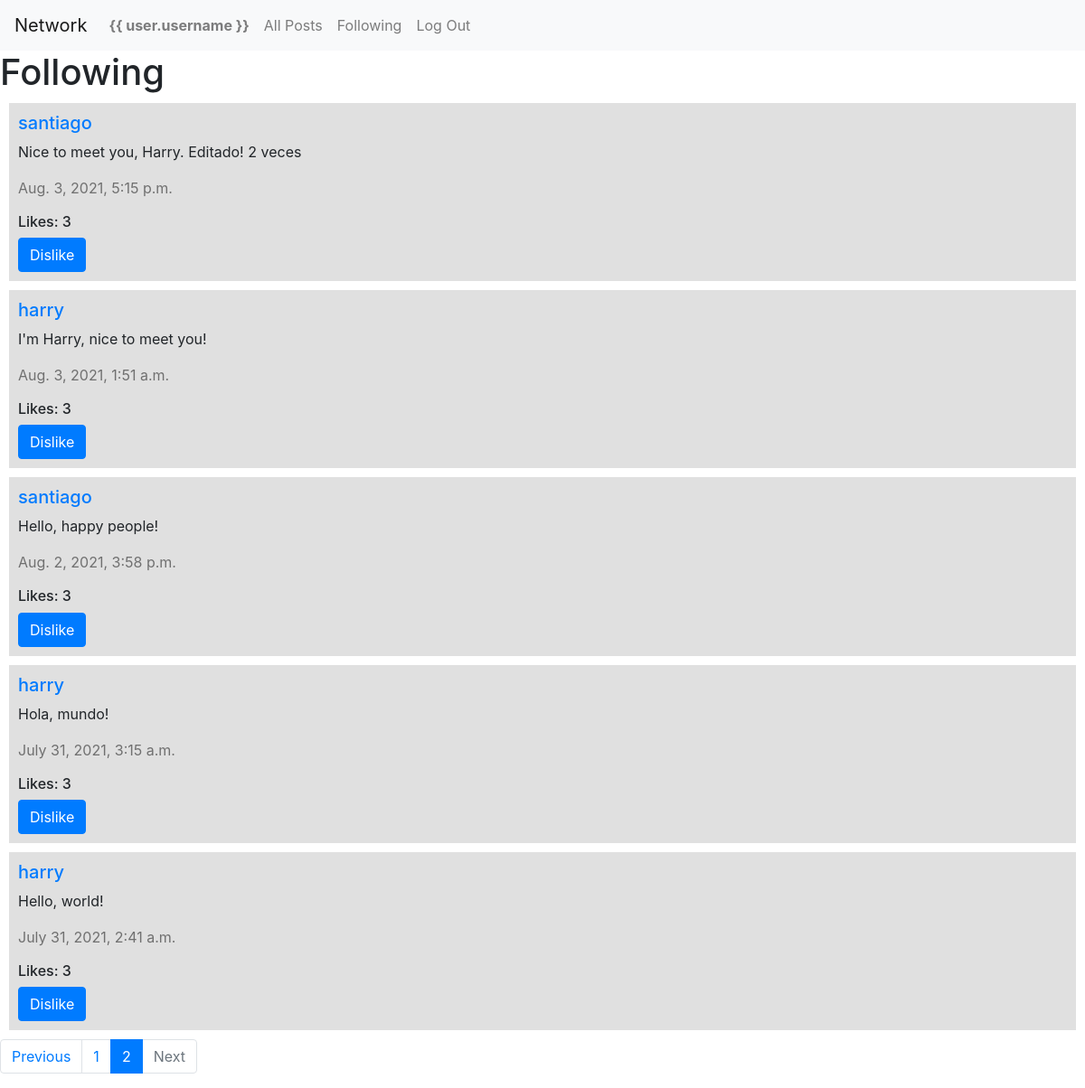
The page /following?page=2 (signed in) on the database its author committed.
### network/models.py (models this page shows)
class Post(models.Model):
    user = models.ForeignKey(User, on_delete=models.CASCADE, related_name="posts")
    content = models.CharField(max_length=512)
    timestamp = models.DateTimeField(auto_now_add=True)
    likes = models.ManyToManyField(User, blank=True, related_name="liked_posts")

class User(AbstractUser):
    followers = models.ManyToManyField("self", blank=True, symmetrical=False, related_name="following")

### network/views.py (the view)
# urls.py: path("following", views.following, name="following"),
def following(request):
    user = User.objects.get(username=request.user.username)
    following = user.following.all()
    posts = []
    for post in Post.objects.all().order_by("-timestamp"):
        if post.user in following:
            posts.append(post)
    if request.GET.get("page") != None:
        num_page = request.GET.get("page")
    else:
        num_page = 1
    p = Paginator(posts, 10)
    page = p.page(num_page)
    return render(request, "network/following.html", {
        "num": int(num_page),
        "page": page,
        "num_pages": range(1, p.num_pages+1),
        "last_page": num_page
    })
    return render(request, "network/following.html", {
            "posts": posts
    })

### network/templates/network/following.html (shortened to what this page needs)
{% extends "network/posts.html" %}
{% load static %}
{% block header %}
<h1>Following</h1>
{% endblock %}

### network/templates/network/posts.html (shortened to what this page needs)
{% extends "network/layout.html" %}
{% load static %}
{% block body %}
    {% block header %}
    {% endblock %}
<ul id="posts">
    {% for post in page.object_list %}
    <li class="post">
        <h5><a href="{% url 'profile' post.user.username %}">{{ post.user.username }}</a></h5>
        <p id="post{{ post.id }}-content">{{ post.content }}</p>
        <p class="timestamp">{{ post.timestamp }}</p>
        <div class="likes">
            <h6 id="likes{{ post.id }}">Likes: {{ post.likes.count }}</h6>
            {% if user.is_authenticated %}
            <button class="like-btn btn btn-primary" id="like-btn{{ post.id }}" data-id="{{ post.id }}">
                {% if user not in post.likes.all %}
                Like
                {% else %}
                Dislike
                {% endif %}
            </button>
            {% endif %}
        </div>
    </li>
    {% empty %}
    <li>
        <p>There are no posts.</p>
    </li>
    {% endfor %}
</ul>
<nav aria-label="Page navigation">
    <ul class="pagination">
        {% if page.has_previous %}
        <li class="page-item">
            <a class="page-link" href="?page={{ page.previous_page_number }}">Previous</a>
        </li>
        {% else %}
        <li class="page-item disabled">
            <a class="page-link" href="?page=1">Previous</a>
        </li>
        {% endif %}
        {% for i in num_pages %}
        {% if i == num %}
        <li class="page-item active">
            <a class="page-link" href="?page={{ i }}">
                {{ i }}
            </a>
        </li>
        {% else %}
        <li class="page-item">
            <a class="page-link" href="?page={{ i }}">
                {{ i }}
            </a>
        </li>
        {% endif %}
        {% endfor %}
        {% if page.has_next %}
        <li class="page-item">
            <a class="page-link" href="?page={{ page.next_page_number }}">Next</a>
        </li>
        {% else %}
        <li class="page-item disabled">
            <a class="page-link" href="?page={{ last_page }}">Next</a>
        </li>
        {% endif %}
    </ul>
</nav>
{% endblock %}

### network/static/network/styles.css (style rules this page uses)
#posts { margin: 0; padding: 0; }
.post { padding: 10px; margin: 10px; background-color: rgb(224, 224, 224); list-style-type: none; }
.timestamp { color: rgb(112, 112, 112); }

### rows shown on the page
Post: user.username "santiago", content "Nice to meet you, Harry. Editado! 2 veces", timestamp "Aug. 3, 2021, 5:15 p.m.", likes.count "3", shows "Dislike"
Post: user.username "harry", content "I'm Harry, nice to meet you!", timestamp "Aug. 3, 2021, 1:51 a.m.", likes.count "3", shows "Dislike"
Post: user.username "santiago", content "Hello, happy people!", timestamp "Aug. 2, 2021, 3:58 p.m.", likes.count "3", shows "Dislike"
Post: user.username "harry", content "Hola, mundo!", timestamp "July 31, 2021, 3:15 a.m.", likes.count "3", shows "Dislike"
Post: user.username "harry", content "Hello, world!", timestamp "July 31, 2021, 2:41 a.m.", likes.count "3", shows "Dislike"

### other values the page prints
{{ i }} "1"
{{ i }} "2"
